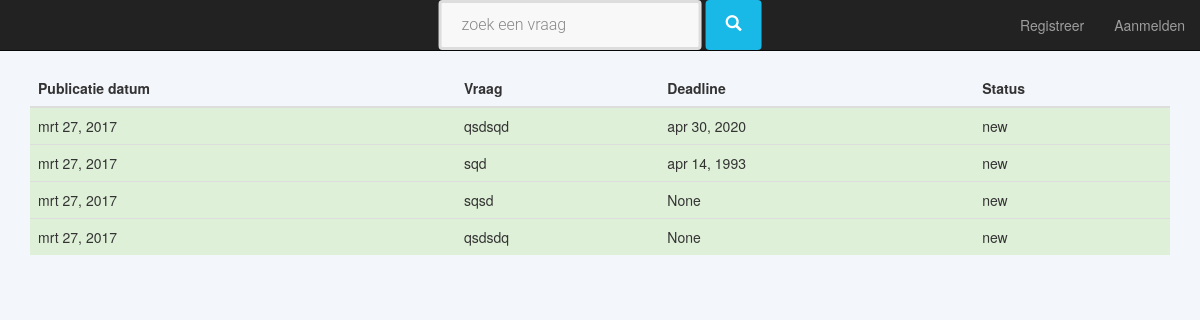
/dbwwinkel/list_questions, run on an earlier commit of the app's database.
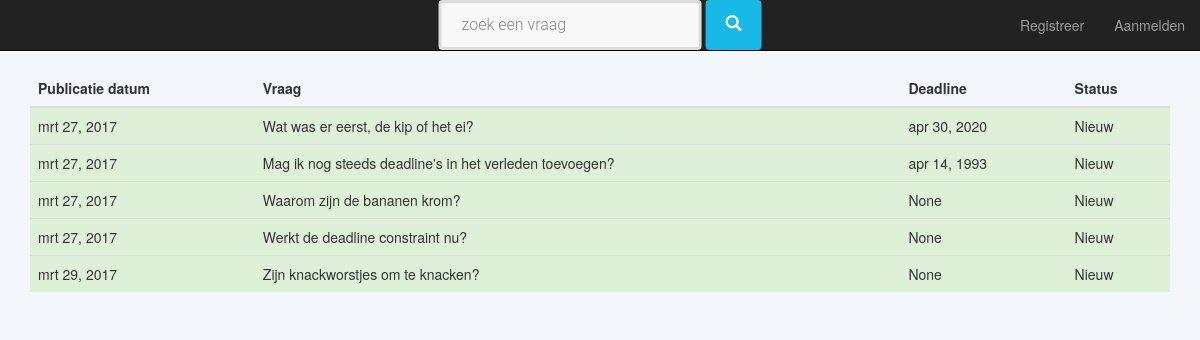
And on a later commit of the database.
### dbwwinkel/models.py (models this page shows, shortened)
class Question(models.Model):
    question_text = models.TextField()
    reason = models.TextField()
    purpose = models.TextField()
    own_contribution = models.TextField()
    remarks = models.TextField(blank = True)
    internal_remarks = models.TextField(blank = True)
    how_know_WW = models.TextField(blank = True)
    deadline = models.DateField(blank = True, null = True)
    public = models.BooleanField()
    creation_date = models.DateTimeField(default = timezone.now)
    active = models.BooleanField(default=True)
    status = models.ForeignKey(State)
    organisation = models.ForeignKey(settings.AUTH_USER_MODEL)
    def get_status_name(self):
        return self.status.state
    status_name = property(get_status_name)

class State(models.Model):
  state = models.CharField(max_length = 10)

### dbwwinkel/views.py (the view)
def list_questions(request):
    all_questions = Question.objects.all()
    status_lst = State.objects.all()
    context = {'questions': all_questions,
               'state_names': status_lst
               }
    return render(request,'dbwwinkel/question_list.html', context)

### dbwwinkel/templates/dbwwinkel/question_list.html (shortened to what this page needs)
{% extends 'base/base.html' %}
{% load static %}
{% block content %}
<div class="container">
  <table class="table table-hover ">
    <thead>
      <tr>
        <th>Publicatie datum</th>
        <th>Vraag</th>
        <th>Deadline</th>
      <th>Status</th>
      </tr>
    </thead>
      <tbody>
      {% for question in questions %}
          <tr {% if question.status.id  ==  1%} class = "table-row success"
              {% else %}  class ="table-row"
              {% endif %}
              data-href = "{% url 'detail_organisation' question.id %}" style="cursor: pointer;">
            <td>{{ question.creation_date.date }}</td>
            <td>{{question.question_text  }}</td>
            <td>{{ question.deadline }}</td>
            <td>{{ question.status_name}}</td>
          </tr>
      {% endfor %}
      </tbody>
  </table>
</div>
{% endblock %}

What changed in the data, as far as the page shows it:
changed Question: question_text "qsdsqd" → "Wat was er eerst, de kip of het ei?"; status_name "new" → "Nieuw"
changed Question: question_text "sqd" → "Mag ik nog steeds deadline's in het verleden toevoegen?"; status_name "new" → "Nieuw"
changed Question: question_text "sqsd" → "Waarom zijn de bananen krom?"; status_name "new" → "Nieuw"
changed Question: question_text "qsdsdq" → "Werkt de deadline constraint nu?"; status_name "new" → "Nieuw"
added Question: creation_date "mrt 29, 2017", question_text "Zijn knackworstjes om te knacken?", deadline "None", status_name "Nieuw"
